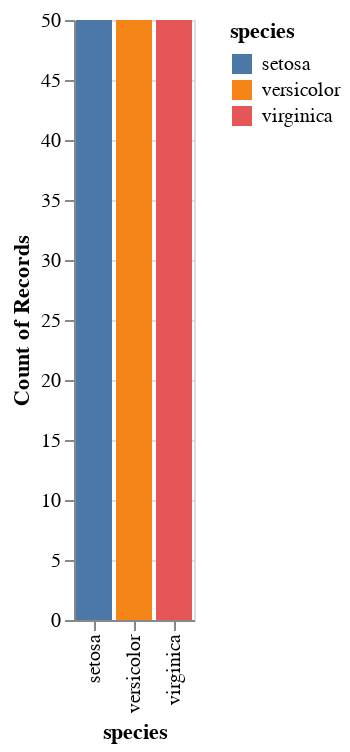

The cell this chart's notebook holds for it:
### Code cell
alt.Chart(db).mark_bar().encode(
    x = 'species',
    y ='count():Q',
    color = 'species'
)

### Figure 1 — Vega-Lite specification as saved in the notebook (floating-point values rounded to 4 significant figures; data arrays with more than 128 entries replaced by an {"elided": "..."} marker saying what was removed)
{"config": {"view": {"continuousWidth": 400, "continuousHeight": 300}}, "data": {"name": "data-a4bd480ea976f54878a155ce12ba18ce"}, "mark": "bar", "encoding": {"color": {"type": "nominal", "field": "species"}, "x": {"type": "nominal", "field": "species"}, "y": {"type": "quantitative", "aggregate": "count"}}, "$schema": "https://vega.github.io/schema/vega-lite/v4.8.1.json", "datasets": {"data-a4bd480ea976f54878a155ce12ba18ce": {"elided": "150 records"}}}
